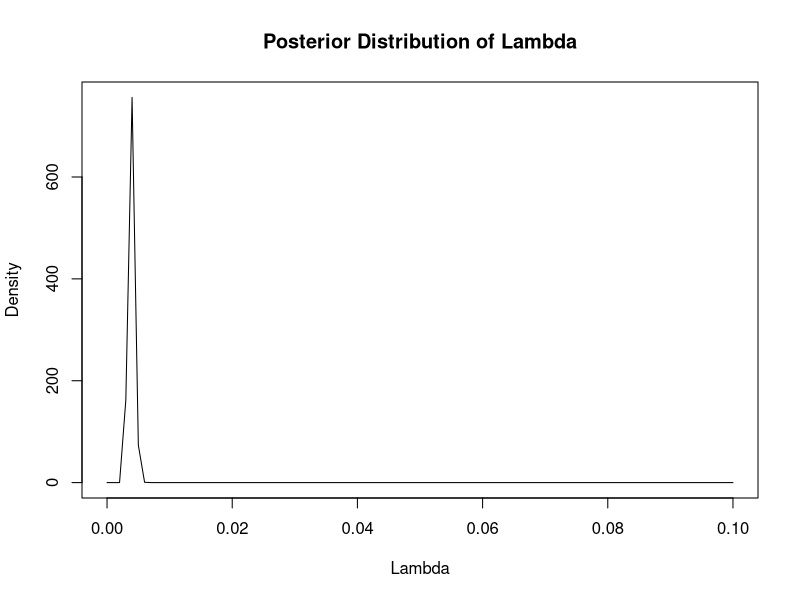

Here is the R script that generated this plot:
# Load the data
gamma_data <- read.csv("gamma-ray.csv")

# Extract the total count of gamma rays and total time duration
total_counts <- sum(gamma_data$count)
total_time <- sum(gamma_data$seconds)
print(total_counts)
print(total_time)
# Specify parameters for the improper Gamma prior
alpha_prior <- 0  # improper prior
beta_prior <- 0   # improper prior

# Posterior parameters for Gamma distribution (since the conjugate prior for Poisson is Gamma)
alpha_post <- alpha_prior + total_counts
beta_post <- beta_prior + total_time
print(alpha_post)
print(beta_post)
# Posterior mean for lambda
lambda_post_mean <- alpha_post / beta_post

# Posterior standard error for lambdawd()
lambda_post_se <- sqrt(alpha_post) / beta_post

# Posterior distribution: Plot
curve(dgamma(x, shape = alpha_post, rate = beta_post), 
      from = 0, to = 0.1, 
      main = "Posterior Distribution of Lambda",
      xlab = "Lambda", 
      ylab = "Density")

# Posterior mean and standard error
cat("Posterior Mean:", lambda_post_mean, "\n")
cat("Posterior Standard Error:", lambda_post_se, "\n")
